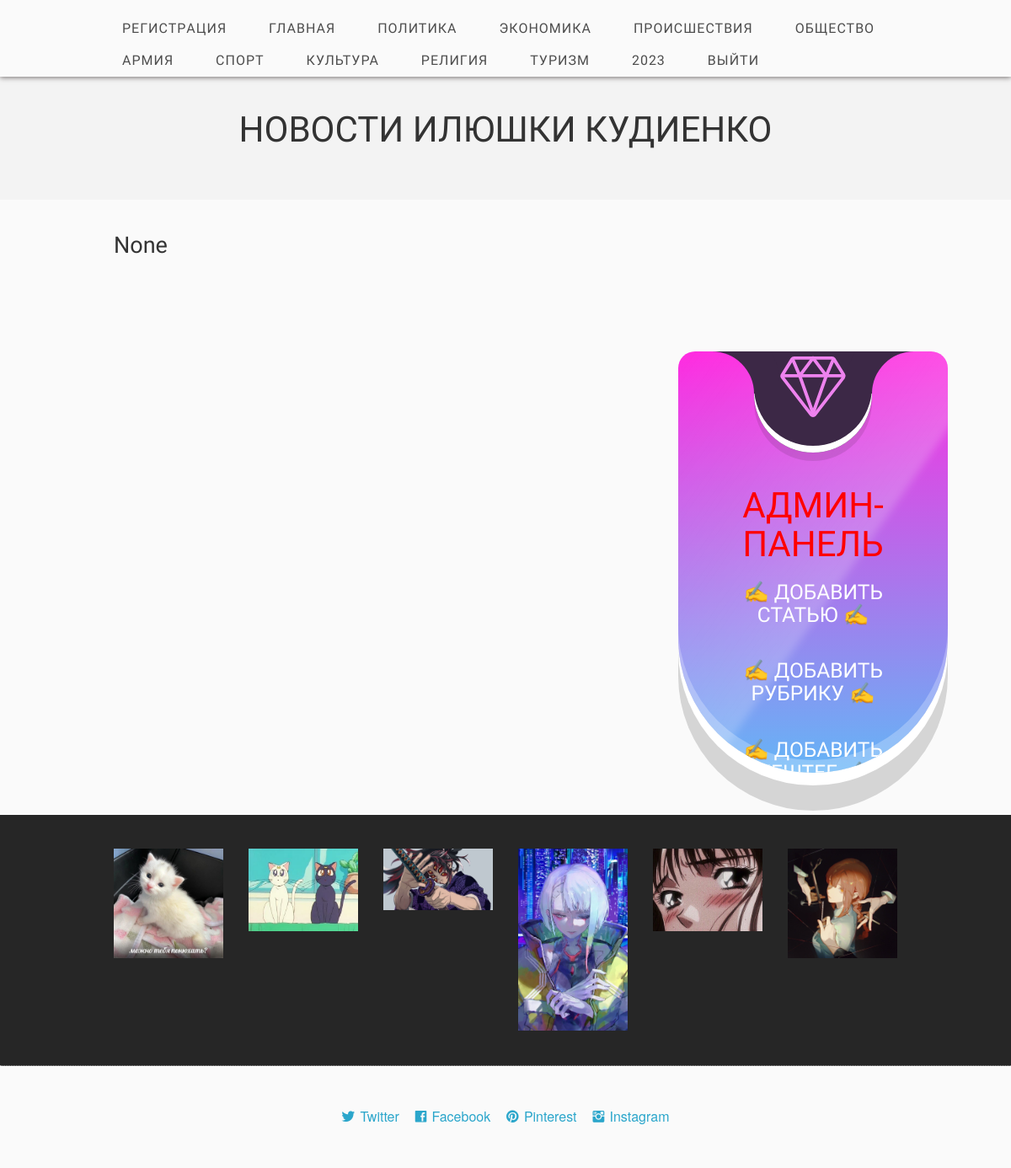
The page /rubrika (signed in) on the database its author committed.
### main/models.py (models this page shows, shortened)
class Rubric(models.Model):
    name = models.CharField('name', max_length=255)

### main/views.py (the view)
# urls.py: path('rubrika', views.rubrika, name='rubrika'),
def rubrika(request):
    if request.method == 'POST':
        form = ArticleForm(request.POST)
        parameter = form['rub'].value()
    parameter = request.GET.get('parameter')
    delete = request.GET.get('del')
    Article.objects.filter(title__exact=delete).delete()
    rubriks = Rubric.objects.all()
    lenta = Article.objects.filter(rub__name__exact=parameter)
    lenta = reversed(lenta)
    return render(request, 'main/rubrika.html', {'rubriks': rubriks, 'parameter': parameter, 'lenta': lenta})

### main/templates/main/rubrika.html (shortened to what this page needs)
{% extends 'main/base.html' %}
{% load static %}
{% block lenta %}
<section class="eight columns">
    <h3>{{parameter}}</h3>
</section>
{% endblock %}
{% block admin %}
{% if user.is_authenticated %}
<section class="four columns">
    <div class="container">
        <div class="card">
            <div class="icon">
                <ion-icon name="diamond-outline"></ion-icon>
            </div>
            <div class="content">
                <h1 class="neonText">
                    Админ-панель
                </h1>
                <a href="{% url 'addState' %}"><h2 class="neonText"> &#9997; Добавить статью
                    &#9997;</h2>
                </a>
                <a href="{% url 'addRubric' %}"><h2 class="neonText"> &#9997; Добавить рубрику
                    &#9997;</h2>
                </a>
                <a href="{% url 'addHash' %}"><h2 class="neonText"> &#9997; Добавить хештег
                    &#9997;</h2>
                </a>
            </div>
        </div>
    </div>
    </div>
</section>
{% endif %}
{% endblock %}

### main/templates/main/base.html (shortened to what this page needs)
<!DOCTYPE html>
{% load static %}
<html class="no-js" lang="en">
<head>
    {% load bootstrap3 %}
    <link rel="stylesheet" href="{% static 'css/foundation.min.css' %}">
    <link rel="stylesheet" href="{% static 'css/main.css' %}">
    <link rel="stylesheet" href="{% static 'css/app.css' %}">
    <link rel="stylesheet" href="{% static 'fonts/ligature.css' %}">
</head>
<body>
<nav>
    <div class="twelve columns header_nav">
        <div class="row">
            <ul id="menu-header" class="nav-bar horizontal">
                <li><a href="{% url 'signup' %}">Регистрaция</a></li>
                {% if user.is_authenticated %}
                <li><a href="{% url 'index' %}">Главная</a></li>
                {%for el in rubriks%}
                <li><a href="{% url 'rubrika'%}?parameter={{el.name}}">{{el.name}}</a></li>
                {% endfor %}
                <li><a href="{% url 'logout' %}">Выйти</a></li>
                {% else %}
                <li><a href="{% url 'login' %}">Войти</a></li>
                {% endif %}
            </ul>
        </div>
    </div>
</nav>
<header>
    <div class="row">
        <h1>Новости Илюшки Кудиенко</h1>
    </div>
</header>
<section>
    <div class="section_main">
        <div class="row">
            {% block lenta %} {% endblock %}
            {% block admin %} {% endblock %}
<section>
    <div class="section_dark">
        <div class="row">
            <div class="two columns">
                <img src="{% static 'images/promo1.jpg' %}" alt="desc"/>
            </div>
            <div class="two columns">
                <img src="{% static 'images/promo2.jpg' %}" alt="desc"/>
            </div>
            <div class="two columns">
                <img src="{% static 'images/promo3.jpg' %}" alt="desc"/>
            </div>
            <div class="two columns">
                <img src="{% static 'images/promo4.jpg' %}" alt="desc"/>
            </div>
            <div class="two columns">
                <img src="{% static 'images/promo5.jpg' %}" alt="desc"/>
            </div>
            <div class="two columns">
                <img src="{% static 'images/promo6.jpg' %}"/>
            </div>
        </div>
    </div>
</section>
<footer>
    <div class="row">
        <div class="twelve columns footer">
            <a href="" class="lsf-icon" style="font-size:16px; margin-right:15px" title="twitter">Twitter</a>
            <a href="" class="lsf-icon" style="font-size:16px; margin-right:15px" title="facebook">Facebook</a>
            <a href="" class="lsf-icon" style="font-size:16px; margin-right:15px" title="pinterest">Pinterest</a>
            <a href="" class="lsf-icon" style="font-size:16px" title="instagram">Instagram</a>
        </div>
    </div>
</footer>
</body>
</html>

### main/static/css/main.css (style rules this page uses)
.neonText { animation: flicker 1.5s infinite alternate; color: red; }
h1 { font-size: 4.2rem; }
h2 { font-size: 1.8rem; }
.container { margin-top: 20vh; }
body { font-size: 18px; font-family: "Helvetica Neue", sans-serif; background-color: #010a01; }
h1, h2 { text-align: center; text-transform: uppercase; font-weight: 400; }
.card { position: relative; width: 320px; height: 500px; margin: 30px; background: #287bff; border-radius: 20px; display: flex; justify-content: center; align-items: flex-start; overflow: hidden; border-bottom-left-radius: 160px; border-bottom-right-radius: 160px; box-shadow: 0 15px 0 #fff, inset 0 -15px 0 rgba(255,255,255,0.25), 0 45px 0 rgba(0,0,0,0.15); }
.card::before { content: ''; position: absolute; top: -150px; left: -40%; filter: blur(5px); width: 100%; height: 150%; transform: rotate(35deg); background: linear-gradient(90deg,transparent,rgba(255,255,255,0.2)); pointer-events: none; }
.card:nth-child(1) { background: linear-gradient(to bottom,#ff2ae0, #64b5f6); }
.card .icon { position: relative; width: 140px; height: 120px; background: #3c2846; border-bottom-left-radius: 100px; border-bottom-right-radius: 100px; display: flex; justify-content: center; align-items: flex-start; box-shadow: 0 10px 0 rgba(0,0,0,0.1), inset 0 -8px 0 #fff; z-index: 1000; }
.card .icon ion-icon { color: violet; position: relative; font-size: 6em; z-index: 1; --ionicon-stroke-width: 24px; }
.card .icon::before { content: ''; position: absolute; top: 0; left: -50px; width: 50px; height: 50px; background: transparent; border-top-right-radius: 50px; box-shadow: 15px -15px 0 15px #3c2846; }
.card .icon::after { content: ''; position: absolute; top: 0; right: -50px; width: 50px; height: 50px; background: transparent; border-top-left-radius: 50px; box-shadow: -15px -15px 0 15px #3c2846; }
.content { position: absolute; width: 100%; padding: 30px; padding-top: 140px; text-align: center; }
.content h2 { font-size: 1.75em; color: #fff; margin-bottom: 10px; }
.lsf-icon:before { content:attr(title); margin-right:0.3em; font-size:64px; font-family: 'LigatureSymbols'; -webkit-text-rendering: optimizeLegibility; -moz-text-rendering: optimizeLegibility; -ms-text-rendering: optimizeLegibility; -o-text-rendering: optimizeLegibility; text-rendering: optimizeLegibility; -webkit-font-smoothing: antialiased; -moz-font-smoothing: antialiased; -ms-font-smoothing: antialiased; -o-font-smoothing: antialiased; font-smoothing: antialiased; }
body { background: #fafafa }
.row { width: 960px }
header { background: #f3f3f3; clear:both; padding: 20px 0 40px }
.header_nav { background: #fafafa; padding: 15px 0 0; box-shadow: 0 1px 6px rgba(34, 25, 25, 0.6); z-index: 999 }
h1,h2,h3,h4 { font-family:'Open Sans Condensed',sans-serif; font-weight: normal; color: #333; margin: 20px 0 }
.section_dark { background: #262626; border-top: 0; border-bottom: 1px dotted #999; padding: 20px 0 40px }
.section_main { padding: 20px 0 }
.section_main h2 { padding: 0 0 20px }
.nav-bar { margin-top: 0; background: none }
.nav-bar > li { border: 0; padding: 0; font-family: 'Open Sans Condensed',sans-serif; letter-spacing: 1px; box-shadow: none }
.nav-bar > li > a:first-child { font-size: 16px; text-transform: uppercase; padding: 0 25px }
.nav-bar > li:last-child { border: 0; box-shadow: none }
.nav-bar > li > a { color: #4d4d4d }
.footer { text-align:center; padding: 50px 0 }

### rows shown on the page
Rubric: name "ПОЛИТИКА"
Rubric: name "ЭКОНОМИКА"
Rubric: name "ПРОИСШЕСТВИЯ"
Rubric: name "ОБЩЕСТВО"
Rubric: name "АРМИЯ"
Rubric: name "СПОРТ"
Rubric: name "КУЛЬТУРА"
Rubric: name "РЕЛИГИЯ"
Rubric: name "ТУРИЗМ"
Rubric: name "2023"

### other values the page prints
{{ parameter }} "None"
